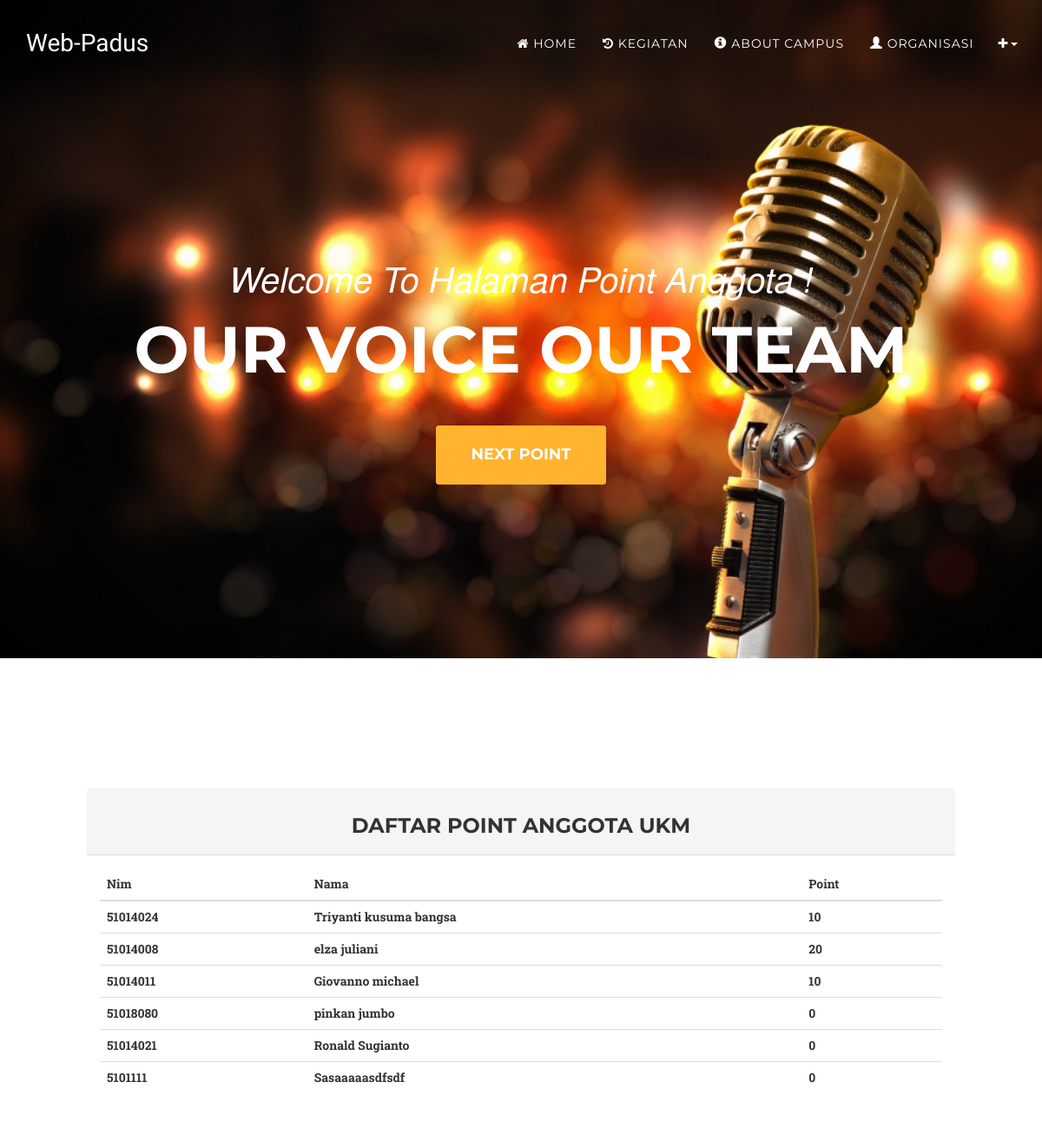
The page /index.php/point on the database as committed earlier.
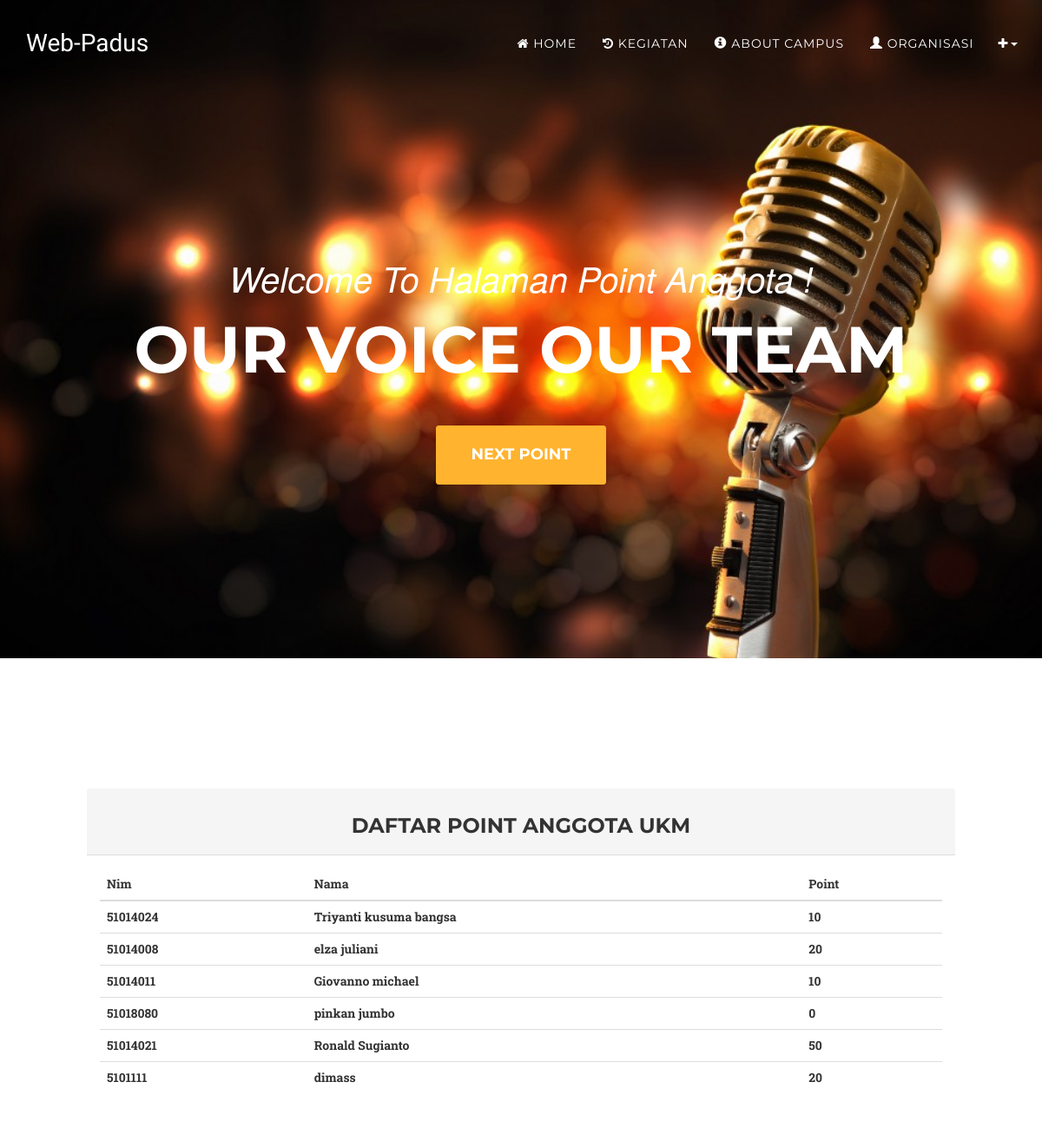
The same page on the database as committed later.
### tables this page shows
CREATE TABLE `anggotaukm` (
  `id` int(11) NOT NULL,
  `nim` int(10) NOT NULL,
  `nama` varchar(60) NOT NULL,
  `jurusan` varchar(32) NOT NULL,
  `email` varchar(60) NOT NULL,
  `point` int(5) NOT NULL,
  `status` varchar(12) NOT NULL
);

### application/controllers/Point.php (called while the page is built, shortened)
<?php
class Point extends CI_Controller {
public function __construct(){
	$this->load->model('Akun_model');
}
	public function index()
	{
		$data['akun'] = $this->Akun_model->view_user();
		$this->load->view('templates/header');
		$data['judul'] = "Welcome To Halaman Point Anggota !";
		$this->load->view('templates/headernav');
		$this->load->view('templates/navindex');
		$this->load->view('templates/footernav', $data);
		$this->load->view('point');
		$this->load->view('templates/footer');
	}
}

### index.php (called while the page is built, shortened)
<?php
require_once BASEPATH.'core/CodeIgniter.php';

### application/models/Akun_model.php (called while the page is built, shortened)
<?php
class Akun_model extends CI_Model{
	public function view_user(){
		$query =  $this->db->get('anggotaukm');
		return $query->result_array();
	}
}
?>

### application/views/point.php (the view)
               <a href="#point" class="page-scroll btn btn-xl">Next Point</a>
            </div>
        </div>
    </header>
    <section id="point">
   <div id="wrapper">
            <div class="row">
                <div class="col-lg-12">
                    <div class="panel1 panel-default">
                        <div class="panel-heading">
                         <h3>   Daftar Point Anggota UKM </h3>
                        </div>
                        <div class="panel-body">
                            <div class="table-responsive">
                                <table class="table table-hover">
                                    <thead>
                                        <tr>
											<th>Nim</th>
	                                        <th>Nama</th>
	                                        <th>Point</th>
                                        </tr>
                                    </thead>
                                    <tbody>
                                    <?php foreach ($akun as $perakun) { ?>
                                        <tr>
                                            <th><?= $perakun['nim']; ?></th>
                                            <th><?= $perakun['nama']; ?></th>
                                            <th><?= $perakun['point']; ?></th>
                                        </tr>
                                     <?php } ?>
                                    </tbody>
                                </table>
                            </div>
                        </div>
                    </div>
                </div>
            </div>
<br><br>
    </section>

### application/views/templates/header.php (shortened to what this page needs)
<!DOCTYPE html>
<html lang="en">
<head>
    <link href="<?= base_url()?>asset/css/bootstrap.css" rel="stylesheet">
    <link href="<?= base_url()?>asset/css/font-awesome.min.css" rel="stylesheet" type="text/css">
    <link href="<?= base_url()?>asset/css/agency.css"                     rel="stylesheet">
    <link href="<?= base_url()?>asset/css/style.css"      type="text/css" rel="stylesheet" >
    <link href="<?= base_url()?>asset/css/menutambah.css" type="text/css" rel="stylesheet"  >
    <link href="<?= base_url()?>asset/css/animate.css"                    rel="stylesheet">
</head>

### application/views/templates/headernav.php (shortened to what this page needs)
<nav id="mainNav" class="navbar navbar-default navbar-custom navbar-fixed-top">
    <div class="container">
        <div class="navbar-header page-scroll">
            <a class="navbar-brand page-scroll" href="#page-top">Web-Padus</a>
        </div>
        <div class="collapse navbar-collapse" id="bs-example-navbar-collapse-1">
            <ul class="nav navbar-nav navbar-right">

### application/views/templates/navindex.php (shortened to what this page needs)
<li>
    <a class="page-scroll " href="home#Home"> <i class="fa fa-home"></i> Home</a>
</li>
<li>
    <a class="page-scroll" href="home#portfolio"> <i class="fa fa-history" aria-hidden="true"></i> Kegiatan </a>
</li>
<li>
    <a class="page-scroll" href="home#about"> <i class="glyphicon glyphicon-info-sign" ></i> About campus</a>
</li>
<li>
    <a class="page-scroll" href="home#team"> <i class="glyphicon glyphicon-user" ></i> Organisasi</a>
</li>

### application/views/templates/footernav.php (shortened to what this page needs)
 <div class="btn-group" role="group">
    <a type="button" class="btn btn-default dropdown-toggle" data-toggle="dropdown" aria-haspopup="true" aria-expanded="false">
        <i class="fa fa-plus" aria-hidden="true"></i>
            <span class="caret"></span>
    </a>
  </div>
                </ul>
            </div>
        </div>
    </nav>
<body  class="animate" id="page-top" class="index ">
    <header>
        <div class="container">
        <div class="intro-text">
                <div class="intro-lead-in"> <?= $judul ?> </div>
                <div class="intro-heading">Our Voice Our Team</div>

### application/views/templates/footer.php (shortened to what this page needs)
</body>
</html>

### asset/css/agency.css (style rules this page uses)
body { overflow-x: hidden; font-family: "Roboto Slab", "Helvetica Neue", Helvetica, Arial, sans-serif; }
a, a:hover, a:focus, a:active, a.active { outline: none; }
a { color: #fed136; }
h1, h2, h3, h4, h5, h6 { font-family: "Montserrat", "Helvetica Neue", Helvetica, Arial, sans-serif; text-transform: uppercase; font-weight: 700; }
.btn-xl { color: white; background-color: #ffb32e; border-color: #ffb32e; font-family: "Montserrat", "Helvetica Neue", Helvetica, Arial, sans-serif; text-transform: uppercase; font-weight: 700; border-radius: 3px; font-size: 18px; padding: 20px 40px; }
.navbar-custom { background-color: #DE6011; border-color: transparent; }
.navbar-custom .navbar-brand { color: white; font-family: "Kaushan Script", "Helvetica Neue", Helvetica, Arial, cursive; }
.navbar-custom .navbar-collapse { border-color: rgba(255, 255, 255, 0.02); }
.navbar-custom .nav li a { font-family: "Montserrat", "Helvetica Neue", Helvetica, Arial, sans-serif; text-transform: uppercase; font-weight: 400; letter-spacing: 1px; color: white; }
@media (min-width: 768px) { .navbar-custom { background-color: transparent; padding: 25px 0; -webkit-transition: padding 0.3s; -moz-transition: padding 0.3s; transition: padding 0.3s; border: none; } }
@media (min-width: 768px) { .navbar-custom .navbar-brand { font-size: 2em; -webkit-transition: all 0.3s; -moz-transition: all 0.3s; transition: all 0.3s; } }
header { background-image: url('../img/header-bg.jpg'); background-repeat: no-repeat; background-attachment: scroll; background-position: center center; -webkit-background-size: cover; -moz-background-size: cover; background-size: cover; -o-background-size: cover; text-align: center; color: white; }
header .intro-text { padding-top: 100px; padding-bottom: 50px; }
header .intro-text .intro-lead-in { font-family: "Droid Serif", "Helvetica Neue", Helvetica, Arial, sans-serif; font-style: italic; font-size: 22px; line-height: 22px; margin-bottom: 25px; }
header .intro-text .intro-heading { font-family: "Montserrat", "Helvetica Neue", Helvetica, Arial, sans-serif; text-transform: uppercase; font-weight: 700; font-size: 50px; line-height: 50px; margin-bottom: 25px; }
@media (min-width: 768px) { header .intro-text { padding-top: 300px; padding-bottom: 200px; } }
@media (min-width: 768px) { header .intro-text .intro-lead-in { font-family: "Droid Serif", "Helvetica Neue", Helvetica, Arial, sans-serif; font-style: italic; font-size: 40px; line-height: 40px; margin-bottom: 25px; } }
@media (min-width: 768px) { header .intro-text .intro-heading { font-family: "Montserrat", "Helvetica Neue", Helvetica, Arial, sans-serif; text-transform: uppercase; font-weight: 700; font-size: 75px; line-height: 75px; margin-bottom: 50px; } }
section { padding: 100px 0; }
@media (min-width: 768px) { section { padding: 150px 0; } }
body { webkit-tap-highlight-color: #fed136; }

### asset/css/style.css (style rules this page uses)
.animate { -webkit-animation: animatezoom 0.9s; animation: animatezoom 0.9s; }
h3 { text-align: center; }
header { background-image: url('../img/at-the-mic-1192x628.jpg'); }
a { color:#ee0000; text-decoration:none }
.panel1 { max-width: 1000px; margin: auto; }

### asset/css/menutambah.css (style rules this page uses)
.btn-default { color: #fff; background-color: transparent; border-color: transparent; }

Rows that differ between the two databases and show on the page:
changed anggotaukm "Ronald Sugianto": point "0" → "50"
changed anggotaukm: nama "Sasaaaaasdfsdf" → "dimass"; point "0" → "20"
